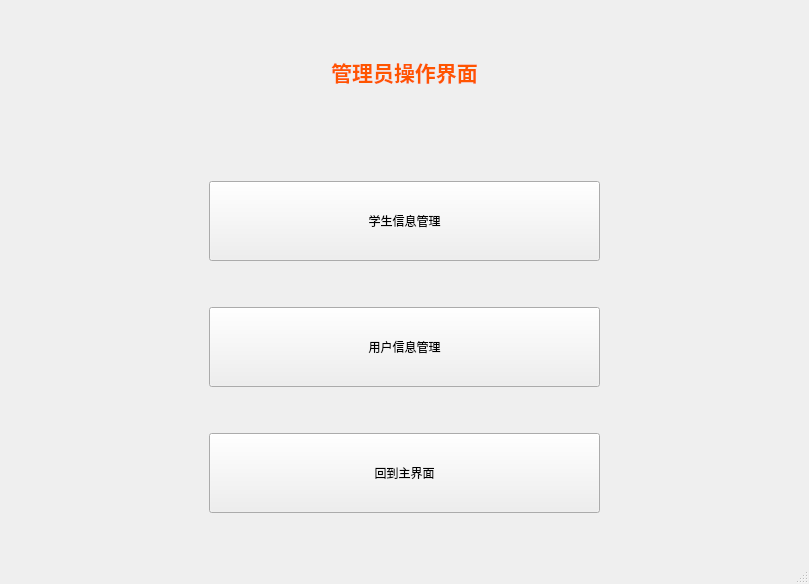
<?xml version="1.0" encoding="UTF-8"?>
<ui version="4.0">
 <class>Operator</class>
 <widget class="QMainWindow" name="Operator">
  <property name="geometry">
   <rect>
    <x>0</x>
    <y>0</y>
    <width>809</width>
    <height>584</height>
   </rect>
  </property>
  <property name="windowTitle">
   <string>MainWindow</string>
  </property>
  <widget class="QWidget" name="centralwidget">
   <layout class="QHBoxLayout" name="horizontalLayout">
    <item>
     <spacer name="horizontalSpacer_2">
      <property name="orientation">
       <enum>Qt::Horizontal</enum>
      </property>
      <property name="sizeType">
       <enum>QSizePolicy::Fixed</enum>
      </property>
      <property name="sizeHint" stdset="0">
       <size>
        <width>200</width>
        <height>20</height>
       </size>
      </property>
     </spacer>
    </item>
    <item>
     <layout class="QVBoxLayout" name="verticalLayout">
      <item>
       <widget class="QLabel" name="label">
        <property name="text">
         <string>&lt;html&gt;&lt;head/&gt;&lt;body&gt;&lt;p align=&quot;center&quot;&gt;&lt;span style=&quot; font-size:16pt; font-weight:600; color:#ff5500;&quot;&gt;管理员操作界面&lt;/span&gt;&lt;/p&gt;&lt;/body&gt;&lt;/html&gt;</string>
        </property>
       </widget>
      </item>
      <item>
       <spacer name="verticalSpacer_3">
        <property name="orientation">
         <enum>Qt::Vertical</enum>
        </property>
        <property name="sizeType">
         <enum>QSizePolicy::Fixed</enum>
        </property>
        <property name="sizeHint" stdset="0">
         <size>
          <width>20</width>
          <height>40</height>
         </size>
        </property>
       </spacer>
      </item>
      <item>
       <widget class="QPushButton" name="pushButton_operate">
        <property name="minimumSize">
         <size>
          <width>0</width>
          <height>80</height>
         </size>
        </property>
        <property name="text">
         <string>学生信息管理</string>
        </property>
       </widget>
      </item>
      <item>
       <spacer name="verticalSpacer">
        <property name="orientation">
         <enum>Qt::Vertical</enum>
        </property>
        <property name="sizeType">
         <enum>QSizePolicy::Fixed</enum>
        </property>
        <property name="sizeHint" stdset="0">
         <size>
          <width>20</width>
          <height>40</height>
         </size>
        </property>
       </spacer>
      </item>
      <item>
       <widget class="QPushButton" name="pushButton_user">
        <property name="minimumSize">
         <size>
          <width>0</width>
          <height>80</height>
         </size>
        </property>
        <property name="text">
         <string>用户信息管理</string>
        </property>
       </widget>
      </item>
      <item>
       <spacer name="verticalSpacer_2">
        <property name="orientation">
         <enum>Qt::Vertical</enum>
        </property>
        <property name="sizeType">
         <enum>QSizePolicy::Fixed</enum>
        </property>
        <property name="sizeHint" stdset="0">
         <size>
          <width>20</width>
          <height>40</height>
         </size>
        </property>
       </spacer>
      </item>
      <item>
       <widget class="QPushButton" name="pushButton_menu">
        <property name="minimumSize">
         <size>
          <width>0</width>
          <height>80</height>
         </size>
        </property>
        <property name="text">
         <string>回到主界面</string>
        </property>
       </widget>
      </item>
      <item>
       <spacer name="verticalSpacer_4">
        <property name="orientation">
         <enum>Qt::Vertical</enum>
        </property>
        <property name="sizeType">
         <enum>QSizePolicy::Fixed</enum>
        </property>
        <property name="sizeHint" stdset="0">
         <size>
          <width>20</width>
          <height>40</height>
         </size>
        </property>
       </spacer>
      </item>
     </layout>
    </item>
    <item>
     <spacer name="horizontalSpacer">
      <property name="orientation">
       <enum>Qt::Horizontal</enum>
      </property>
      <property name="sizeType">
       <enum>QSizePolicy::Fixed</enum>
      </property>
      <property name="sizeHint" stdset="0">
       <size>
        <width>200</width>
        <height>20</height>
       </size>
      </property>
     </spacer>
    </item>
   </layout>
  </widget>
  <widget class="QMenuBar" name="menubar">
   <property name="geometry">
    <rect>
     <x>0</x>
     <y>0</y>
     <width>809</width>
     <height>23</height>
    </rect>
   </property>
  </widget>
  <widget class="QStatusBar" name="statusbar"/>
 </widget>
 <resources/>
 <connections/>
</ui>
